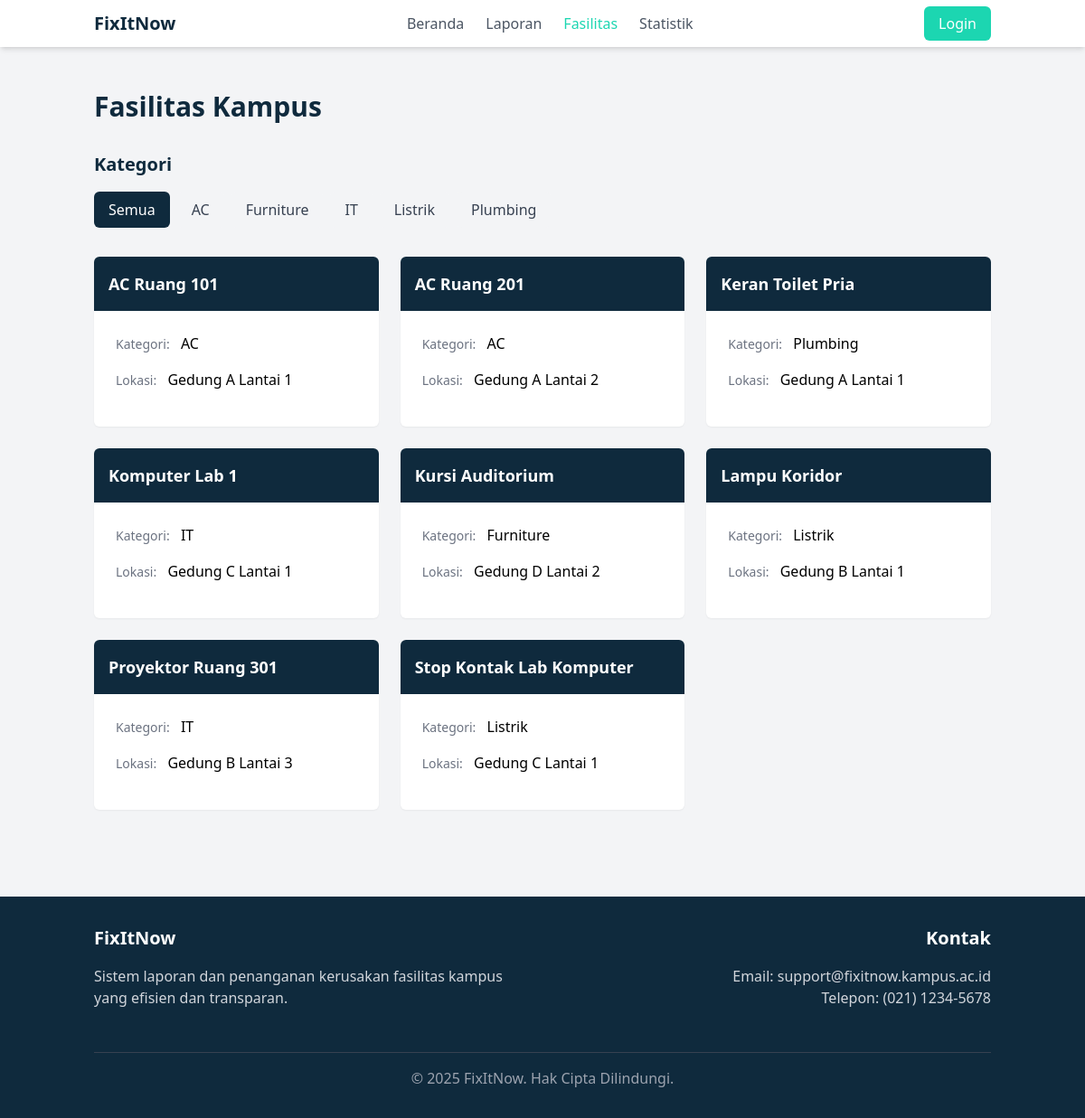
Page /fasilitas.php on the committed database.
### tables this page shows
CREATE TABLE `kategori_fasilitas` (
  `id_kategori` int NOT NULL AUTO_INCREMENT,
  `nama_kategori` varchar(50) NOT NULL,
  `deskripsi` text,
  PRIMARY KEY (`id_kategori`)
);

CREATE TABLE `fasilitas` (
  `id_fasilitas` int NOT NULL AUTO_INCREMENT,
  `nama_fasilitas` varchar(100) NOT NULL,
  `id_kategori` int NOT NULL,
  `lokasi` varchar(100) NOT NULL,
  PRIMARY KEY (`id_fasilitas`),
  KEY `id_kategori` (`id_kategori`),
  CONSTRAINT `fasilitas_ibfk_1` FOREIGN KEY (`id_kategori`) REFERENCES `kategori_fasilitas` (`id_kategori`)
);

### models/Fasilitas.php (called while the page is built, shortened)
<?php
class Fasilitas {
    private $conn;
    private $table_name = "fasilitas";
    public function __construct($db) {
        $this->conn = $db;
    }
    public function getAllFacilities() {
        $query = "
            SELECT
                f.id_fasilitas, f.nama_fasilitas, f.lokasi, k.nama_kategori
            FROM
                " . $this->table_name . " f
            JOIN
                kategori_fasilitas k ON f.id_kategori = k.id_kategori
            ORDER BY
                f.nama_fasilitas ASC";
        $stmt = $this->conn->prepare($query);
        $stmt->execute();
        return $stmt->fetchAll(PDO::FETCH_ASSOC);
    }
    public function getAllCategories() {
        $query = "SELECT * FROM kategori_fasilitas ORDER BY nama_kategori ASC";
        $stmt = $this->conn->prepare($query);
        $stmt->execute();
        return $stmt->fetchAll(PDO::FETCH_ASSOC);
    }
}
?>

### fasilitas.php (the view, shortened to what this page needs)
<?php
require_once 'models/Fasilitas.php';
$db = new Database();
$conn = $db->getConnection();
$fasilitasModel = new Fasilitas($conn);
$categories = $fasilitasModel->getAllCategories();
$selectedCategory = isset($_GET['category']) ? (int)$_GET['category'] : null;
$facilities = $selectedCategory ? $fasilitasModel->getFacilitiesByCategory($selectedCategory) : $fasilitasModel->getAllFacilities();
?>
<!DOCTYPE html>
<html lang="id">
<head>
    <script src="https://cdn.tailwindcss.com"></script>
</head>
<body class="bg-gray-100">
    <nav class="bg-white shadow-md">
        <div class="container mx-auto px-4 py-3 flex justify-between items-center">
            <div class="flex items-center">
                <a href="index.php" class="text-primary font-bold text-xl">FixItNow</a>
            </div>
            <div class="hidden md:flex space-x-6">
                <a href="index.php" class="text-gray-600 hover:text-secondary">Beranda</a>
                <a href="laporan.php" class="text-gray-600 hover:text-secondary">Laporan</a>
                <a href="fasilitas.php" class="text-secondary font-medium">Fasilitas</a>
                <a href="statistik.php" class="text-gray-600 hover:text-secondary">Statistik</a>
            </div>
            <div>
                <?php if(isset($_SESSION['user_id'])): ?>
                    <div class="flex items-center space-x-4">
                        <span class="text-gray-600"><?= $_SESSION['user_name'] ?></span>
                        <a href="logout.php" class="bg-primary text-white px-4 py-2 rounded-md hover:bg-primary-light">Logout</a>
                    </div>
                <?php else: ?>
                    <a href="login.php" class="bg-secondary text-white px-4 py-2 rounded-md hover:bg-secondary-light">Login</a>
                <?php endif; ?>
            </div>
        </div>
    </nav>
    <div class="container mx-auto px-4 py-12">
        <h1 class="text-3xl font-bold text-primary mb-8">Fasilitas Kampus</h1>
        <div class="mb-8">
            <h2 class="text-xl font-bold text-primary mb-4">Kategori</h2>
            <div class="flex flex-wrap gap-2">
                <a href="fasilitas.php" class="<?= !$selectedCategory ? 'bg-primary text-white' : 'bg-gray-100 text-gray-700 hover:bg-gray-200' ?> px-4 py-2 rounded-md">
                    Semua
                </a>
                <?php foreach($categories as $category): ?>
                    <a href="fasilitas.php?category=<?= $category['id_kategori'] ?>" class="<?= $selectedCategory === $category['id_kategori'] ? 'bg-primary text-white' : 'bg-gray-100 text-gray-700 hover:bg-gray-200' ?> px-4 py-2 rounded-md">
                        <?= $category['nama_kategori'] ?>
                    </a>
                <?php endforeach; ?>
            </div>
        </div>
        <div class="grid grid-cols-1 md:grid-cols-2 lg:grid-cols-3 gap-6">
            <?php foreach($facilities as $facility): ?>
                <div class="bg-white rounded-md shadow-sm overflow-hidden">
                    <div class="bg-primary p-4">
                        <h3 class="text-white text-lg font-bold"><?= $facility['nama_fasilitas'] ?></h3>
                    </div>
                    <div class="p-6">
                        <div class="mb-4">
                            <span class="text-sm font-medium text-gray-500">Kategori:</span>
                            <span class="ml-2"><?= $facility['nama_kategori'] ?></span>
                        </div>
                        <div class="mb-4">
                            <span class="text-sm font-medium text-gray-500">Lokasi:</span>
                            <span class="ml-2"><?= $facility['lokasi'] ?></span>
                        </div>
                    </div>
                </div>
            <?php endforeach; ?>
        </div>
    </div>
    <footer class="bg-primary text-white py-8 mt-12">
        <div class="container mx-auto px-4">
            <div class="grid grid-cols-1 md:grid-cols-2 gap-8">
                <div>
                    <h3 class="text-xl font-bold mb-4">FixItNow</h3>
                    <p class="text-gray-300 mb-4">Sistem laporan dan penanganan kerusakan fasilitas kampus yang efisien dan transparan.</p>
                </div>
                <div class="md:text-right">
                    <h3 class="text-xl font-bold mb-4">Kontak</h3>
                    <p class="text-gray-300">Email: support@fixitnow.kampus.ac.id</p>
                    <p class="text-gray-300">Telepon: (021) 1234-5678</p>
                </div>
            </div>
            <div class="border-t border-gray-700 mt-8 pt-4 text-center text-gray-400">
                <p>&copy; <?= date('Y') ?> FixItNow. Hak Cipta Dilindungi.</p>
            </div>
        </div>
    </footer>
</body>
</html>

### rows in the picture
kategori_fasilitas: nama_kategori "AC"
kategori_fasilitas: nama_kategori "Furniture"
kategori_fasilitas: nama_kategori "IT"
kategori_fasilitas: nama_kategori "Listrik"
kategori_fasilitas: nama_kategori "Plumbing"
fasilitas: nama_fasilitas "AC Ruang 101", id_kategori.nama_kategori "AC", lokasi "Gedung A Lantai 1"
fasilitas: nama_fasilitas "AC Ruang 201", id_kategori.nama_kategori "AC", lokasi "Gedung A Lantai 2"
fasilitas: nama_fasilitas "Keran Toilet Pria", id_kategori.nama_kategori "Plumbing", lokasi "Gedung A Lantai 1"
fasilitas: nama_fasilitas "Komputer Lab 1", id_kategori.nama_kategori "IT", lokasi "Gedung C Lantai 1"
fasilitas: nama_fasilitas "Kursi Auditorium", id_kategori.nama_kategori "Furniture", lokasi "Gedung D Lantai 2"
fasilitas: nama_fasilitas "Lampu Koridor", id_kategori.nama_kategori "Listrik", lokasi "Gedung B Lantai 1"
fasilitas: nama_fasilitas "Proyektor Ruang 301", id_kategori.nama_kategori "IT", lokasi "Gedung B Lantai 3"
fasilitas: nama_fasilitas "Stop Kontak Lab Komputer", id_kategori.nama_kategori "Listrik", lokasi "Gedung C Lantai 1"
